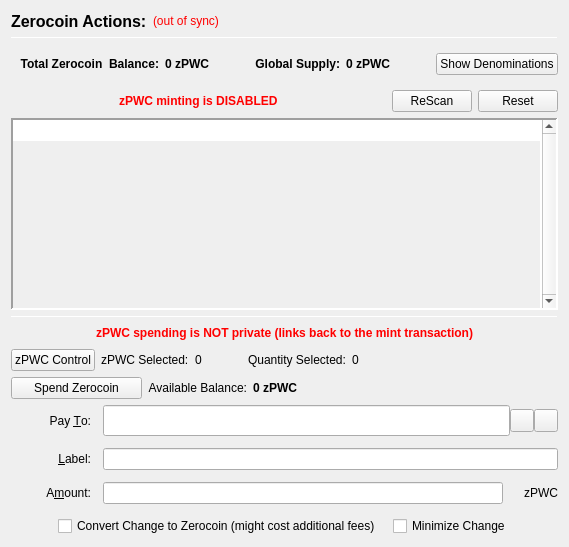
                  <widget class="QFrame" name="verticalFrameLeft">
                   <layout class="QVBoxLayout" name="verticalLayout_2">
                    <item>
                     <layout class="QVBoxLayout" name="verticalLayout_3">
                      <item>
                       <layout class="QHBoxLayout" name="horizontalLayout_3">
                        <item>
                         <widget class="QLabel" name="labelzPWCActions">
                          <property name="font">
                           <font>
                            <pointsize>12</pointsize>
                            <weight>75</weight>
                            <bold>true</bold>
                           </font>
                          </property>
                          <property name="text">
                           <string>Zerocoin Actions:</string>
                          </property>
                          <property name="alignment">
                           <set>Qt::AlignLeading|Qt::AlignLeft|Qt::AlignVCenter</set>
                          </property>
                         </widget>
                        </item>
                        <item>
                         <widget class="QLabel" name="labelzPWCSyncStatus">
                          <property name="toolTip">
                           <string>The displayed information may be out of date. Your wallet automatically synchronizes with the PWC network after a connection is established, but this process has not completed yet.</string>
                          </property>
                          <property name="styleSheet">
                           <string notr="true">QLabel { color: red; }</string>
                          </property>
                          <property name="text">
                           <string notr="true">(out of sync)</string>
                          </property>
                          <property name="alignment">
                           <set>Qt::AlignLeading|Qt::AlignLeft|Qt::AlignVCenter</set>
                          </property>
                         </widget>
                        </item>
                        <item>
                         <spacer name="horizontalSpacer">
                          <property name="orientation">
                           <enum>Qt::Horizontal</enum>
                          </property>
                          <property name="sizeHint" stdset="0">
                           <size>
                            <width>40</width>
                            <height>20</height>
                           </size>
                          </property>
                         </spacer>
                        </item>
                       </layout>
                      </item>
                      <item>
                       <widget class="Line" name="lineUpperLeft">
                        <property name="minimumSize">
                         <size>
                          <width>0</width>
                          <height>1</height>
                         </size>
                        </property>
                        <property name="maximumSize">
                         <size>
                          <width>16777215</width>
                          <height>1</height>
                         </size>
                        </property>
                        <property name="frameShadow">
                         <enum>QFrame::Sunken</enum>
                        </property>
                        <property name="orientation">
                         <enum>Qt::Horizontal</enum>
                        </property>
                       </widget>
                      </item>
                      <item>
                       <widget class="QFrame" name="balanceSupplyFrame">
                        <layout class="QHBoxLayout" name="horizontalLayout_2" stretch="0,0,0,1,0">
                         <property name="rightMargin">
                          <number>0</number>
                         </property>
                         <item>
                          <layout class="QHBoxLayout" name="horizontalLayout_34">
                           <item>
                            <widget class="QLabel" name="labelzAvailableText_3">
                             <property name="font">
                              <font>
                               <weight>75</weight>
                               <bold>true</bold>
                              </font>
                             </property>
                             <property name="toolTip">
                              <string>Total Balance including unconfirmed and immature zPWC</string>
                             </property>
                             <property name="text">
                              <string>Total Zerocoin  Balance:</string>
                             </property>
                             <property name="alignment">
                              <set>Qt::AlignRight|Qt::AlignTrailing|Qt::AlignVCenter</set>
                             </property>
                            </widget>
                           </item>
                           <item>
                            <widget class="QLabel" name="labelzAvailableAmount_4">
                             <property name="minimumSize">
                              <size>
                               <width>40</width>
                               <height>0</height>
                              </size>
                             </property>
                             <property name="font">
                              <font>
                               <weight>75</weight>
                               <bold>true</bold>
                              </font>
                             </property>
                             <property name="toolTip">
                              <string>Total Balance including unconfirmed and immature zPWC</string>
                             </property>
                             <property name="text">
                              <string>0 zPWC</string>
                             </property>
                             <property name="alignment">
                              <set>Qt::AlignLeading|Qt::AlignLeft|Qt::AlignVCenter</set>
                             </property>
                            </widget>
                           </item>
                          </layout>
                         </item>
                         <item>
                          <spacer name="horizontalSpacer_32">
                           <property name="orientation">
                            <enum>Qt::Horizontal</enum>
                           </property>
                           <property name="sizeHint" stdset="0">
                            <size>
                             <width>40</width>
                             <height>20</height>
                            </size>
                           </property>
                          </spacer>
                         </item>
                         <item>
                          <layout class="QHBoxLayout" name="horizontalLayout_35">
                           <item>
                            <widget class="QLabel" name="labelZsupplyText_2">
                             <property name="font">
                              <font>
                               <weight>75</weight>
                               <bold>true</bold>
                              </font>
                             </property>
                             <property name="text">
                              <string>Global Supply:</string>
                             </property>
                             <property name="alignment">
                              <set>Qt::AlignRight|Qt::AlignTrailing|Qt::AlignVCenter</set>
                             </property>
                            </widget>
                           </item>
                           <item>
                            <widget class="QLabel" name="labelZsupplyAmount_2">
                             <property name="font">
                              <font>
                               <weight>75</weight>
                               <bold>true</bold>
                              </font>
                             </property>
                             <property name="text">
                              <string>0 zPWC</string>
                             </property>
                            </widget>
                           </item>
                          </layout>
                         </item>
                         <item>
                          <spacer name="horizontalSpacer_31">
                           <property name="orientation">
                            <enum>Qt::Horizontal</enum>
                           </property>
                           <property name="sizeHint" stdset="0">
                            <size>
                             <width>40</width>
                             <height>20</height>
                            </size>
                           </property>
                          </spacer>
                         </item>
                         <item>
                          <widget class="QPushButton" name="pushButtonShowDenoms">
                           <property name="toolTip">
                            <string>Show zPWC denominations list</string>
                           </property>
                           <property name="text">
                            <string>Show Denominations</string>
                           </property>
                          </widget>
                         </item>
                        </layout>
                       </widget>
                      </item>
                      <item>
                       <layout class="QHBoxLayout" name="horizontalLayout_4">
                        <item>
                         <spacer name="horizontalSpacer_2">
                          <property name="orientation">
                           <enum>Qt::Horizontal</enum>
                          </property>
                          <property name="sizeHint" stdset="0">
                           <size>
                            <width>40</width>
                            <height>20</height>
                           </size>
                          </property>
                         </spacer>
                        </item>
                        <item>
                         <widget class="QLabel" name="label">
                          <property name="styleSheet">
                           <string notr="true">color: red;
font-weight: bold;</string>
                          </property>
                          <property name="text">
                           <string>zPWC minting is DISABLED</string>
                          </property>
                         </widget>
                        </item>
                        <item>
                         <spacer name="horizontalSpacer_3">
                          <property name="orientation">
                           <enum>Qt::Horizontal</enum>
                          </property>
                          <property name="sizeHint" stdset="0">
                           <size>
                            <width>40</width>
                            <height>20</height>
                           </size>
                          </property>
                         </spacer>
                        </item>
                        <item>
                         <widget class="QPushButton" name="pushButtonMintReset">
                          <property name="maximumSize">
                           <size>
                            <width>80</width>
                            <height>16777215</height>
                           </size>
                          </property>
                          <property name="toolTip">
                           <string>Rescan the complete blockchain for  Zerocoin mints and their meta-data.</string>
                          </property>
                          <property name="text">
                           <string>ReScan</string>
                          </property>
                         </widget>
                        </item>
                        <item>
                         <widget class="QPushButton" name="pushButtonSpentReset">
                          <property name="maximumSize">
                           <size>
                            <width>80</width>
                            <height>16777215</height>
                           </size>
                          </property>
                          <property name="toolTip">
                           <string>Reset Zerocoin Wallet DB. Deletes transactions that did not make it into the blockchain.</string>
                          </property>
                          <property name="text">
                           <string>Reset</string>
                          </property>
                         </widget>
                        </item>
                       </layout>
                      </item>
                      <item>
                       <widget class="QPlainTextEdit" name="TEMintStatus">
                        <property name="font">
                         <font>
                          <pointsize>8</pointsize>
                         </font>
                        </property>
                        <property name="toolTip">
                         <string>Status and/or Mesages from the last Mint Action.</string>
                        </property>
                        <property name="frameShape">
                         <enum>QFrame::Panel</enum>
                        </property>
                        <property name="frameShadow">
                         <enum>QFrame::Sunken</enum>
                        </property>
                        <property name="lineWidth">
                         <number>2</number>
                        </property>
                        <property name="midLineWidth">
                         <number>2</number>
                        </property>
                        <property name="verticalScrollBarPolicy">
                         <enum>Qt::ScrollBarAlwaysOn</enum>
                        </property>
                        <property name="horizontalScrollBarPolicy">
                         <enum>Qt::ScrollBarAlwaysOff</enum>
                        </property>
                        <property name="readOnly">
                         <bool>true</bool>
                        </property>
                        <property name="plainText">
                         <string notr="true"/>
                        </property>
                        <property name="backgroundVisible">
                         <bool>true</bool>
                        </property>
                       </widget>
                      </item>
                      <item>
                       <widget class="Line" name="line">
                        <property name="minimumSize">
                         <size>
                          <width>0</width>
                          <height>1</height>
                         </size>
                        </property>
                        <property name="maximumSize">
                         <size>
                          <width>16777215</width>
                          <height>1</height>
                         </size>
                        </property>
                        <property name="orientation">
                         <enum>Qt::Horizontal</enum>
                        </property>
                       </widget>
                      </item>
                      <item>
                       <layout class="QHBoxLayout" name="horizontalLayout_7">
                        <item>
                         <spacer name="horizontalSpacer_18">
                          <property name="orientation">
                           <enum>Qt::Horizontal</enum>
                          </property>
                          <property name="sizeHint" stdset="0">
                           <size>
                            <width>40</width>
                            <height>20</height>
                           </size>
                          </property>
                         </spacer>
                        </item>
                        <item>
                         <widget class="QLabel" name="label_2">
                          <property name="styleSheet">
                           <string notr="true">color: red;
font-weight: bold;</string>
                          </property>
                          <property name="text">
                           <string>zPWC spending is NOT private (links back to the mint transaction)</string>
                          </property>
                         </widget>
                        </item>
                        <item>
                         <spacer name="horizontalSpacer_30">
                          <property name="orientation">
                           <enum>Qt::Horizontal</enum>
                          </property>
                          <property name="sizeHint" stdset="0">
                           <size>
                            <width>40</width>
                            <height>20</height>
                           </size>
                          </property>
                         </spacer>
                        </item>
                       </layout>
                      </item>
                      <item>
                       <layout class="QHBoxLayout" name="horizontalLayout_24">
                        <property name="leftMargin">
                         <number>0</number>
                        </property>
                        <property name="bottomMargin">
                         <number>0</number>
                        </property>
                        <item>
                         <widget class="QPushButton" name="pushButtonZPivControl">
                          <property name="text">
                           <string>zPWC Control</string>
                          </property>
                         </widget>
                        </item>
                        <item>
                         <widget class="QLabel" name="labelzPivSelected">
                          <property name="text">
                           <string>zPWC Selected:</string>
                          </property>
                         </widget>
                        </item>
                        <item>
                         <widget class="QLabel" name="labelzPivSelected_int">
                          <property name="text">
                           <string>0</string>
                          </property>
                         </widget>
                        </item>
                        <item>
                         <spacer name="horizontalSpacer_17">
                          <property name="orientation">
                           <enum>Qt::Horizontal</enum>
                          </property>
                          <property name="sizeType">
                           <enum>QSizePolicy::Fixed</enum>
                          </property>
                          <property name="sizeHint" stdset="0">
                           <size>
                            <width>40</width>
                            <height>20</height>
                           </size>
                          </property>
                         </spacer>
                        </item>
                        <item>
                         <widget class="QLabel" name="labelQuantitySelected">
                          <property name="text">
                           <string>Quantity Selected:</string>
                          </property>
                         </widget>
                        </item>
                        <item>
                         <widget class="QLabel" name="labelQuantitySelected_int">
                          <property name="text">
                           <string>0</string>
                          </property>
                         </widget>
                        </item>
                        <item>
                         <spacer name="horizontalSpacer_19">
                          <property name="orientation">
                           <enum>Qt::Horizontal</enum>
                          </property>
                          <property name="sizeHint" stdset="0">
                           <size>
                            <width>40</width>
                            <height>20</height>
                           </size>
                          </property>
                         </spacer>
                        </item>
                       </layout>
                      </item>
                      <item>
                       <layout class="QHBoxLayout" name="horizontalLayout_6">
                        <item>
                         <widget class="QPushButton" name="pushButtonSpendzPWC">
                          <property name="minimumSize">
                           <size>
                            <width>131</width>
                            <height>0</height>
                           </size>
                          </property>
                          <property name="toolTip">
                           <string>Spend Zerocoin. Without 'Pay To:' address creates payments to yourself.</string>
                          </property>
                          <property name="text">
                           <string>Spend Zerocoin</string>
                          </property>
                         </widget>
                        </item>
                        <item>
                         <widget class="QLabel" name="labelzPWCBalanceText">
                          <property name="toolTip">
                           <string>Available (mature and spendable) zPWC for spending</string>
                          </property>
                          <property name="text">
                           <string>Available Balance:</string>
                          </property>
                          <property name="alignment">
                           <set>Qt::AlignRight|Qt::AlignTrailing|Qt::AlignVCenter</set>
                          </property>
                         </widget>
                        </item>
                        <item>
                         <widget class="QLabel" name="labelzAvailableAmount_2">
                          <property name="font">
                           <font>
                            <weight>75</weight>
                            <bold>true</bold>
                           </font>
                          </property>
                          <property name="toolTip">
                           <string>Available (mature and spendable) zPWC for spending

zPWC are mature when they have more than 20 confirmations AND more than 2 mints of the same denomination after them were minted</string>
                          </property>
                          <property name="text">
                           <string>0 zPWC</string>
                          </property>
                          <property name="alignment">
                           <set>Qt::AlignLeading|Qt::AlignLeft|Qt::AlignVCenter</set>
                          </property>
                         </widget>
                        </item>
                        <item>
                         <spacer name="horizontalSpacer_4">
                          <property name="orientation">
                           <enum>Qt::Horizontal</enum>
                          </property>
                          <property name="sizeHint" stdset="0">
                           <size>
                            <width>40</width>
                            <height>20</height>
                           </size>
                          </property>
                         </spacer>
                        </item>
                       </layout>
                      </item>
                      <item>
                       <layout class="QGridLayout" name="gridLayout_7">
                        <property name="spacing">
                         <number>12</number>
                        </property>
                        <item row="0" column="0">
                         <widget class="QLabel" name="payToLabel">
                          <property name="minimumSize">
                           <size>
                            <width>80</width>
                            <height>0</height>
                           </size>
                          </property>
                          <property name="text">
                           <string>Pay &amp;To:</string>
                          </property>
                          <property name="alignment">
                           <set>Qt::AlignRight|Qt::AlignTrailing|Qt::AlignVCenter</set>
                          </property>
                          <property name="buddy">
                           <cstring>payTo</cstring>
                          </property>
                         </widget>
                        </item>
                        <item row="0" column="1">
                         <layout class="QHBoxLayout" name="payToLayout">
                          <property name="spacing">
                           <number>0</number>
                          </property>
                          <item>
                           <widget class="QValidatedLineEdit" name="payTo">
                            <property name="enabled">
                             <bool>true</bool>
                            </property>
                            <property name="minimumSize">
                             <size>
                              <width>0</width>
                              <height>31</height>
                             </size>
                            </property>
                            <property name="toolTip">
                             <string>The PWC address to send the payment to. Creates local payment to yourself when empty.</string>
                            </property>
                           </widget>
                          </item>
                          <item>
                           <widget class="QToolButton" name="addressBookButton">
                            <property name="toolTip">
                             <string>Choose previously used address</string>
                            </property>
                            <property name="text">
                             <string/>
                            </property>
                            <property name="icon">
                             <iconset resource="../pawcoin.qrc">
                              <normaloff>:/icons/address-book</normaloff>:/icons/address-book</iconset>
                            </property>
                            <property name="shortcut">
                             <string>Alt+A</string>
                            </property>
                           </widget>
                          </item>
                          <item>
                           <widget class="QToolButton" name="pasteButton">
                            <property name="toolTip">
                             <string>Paste address from clipboard</string>
                            </property>
                            <property name="text">
                             <string/>
                            </property>
                            <property name="icon">
                             <iconset resource="../pawcoin.qrc">
                              <normaloff>:/icons/editpaste</normaloff>:/icons/editpaste</iconset>
                            </property>
                            <property name="shortcut">
                             <string>Alt+P</string>
                            </property>
                           </widget>
                          </item>
                         </layout>
                        </item>
                        <item row="1" column="0">
                         <widget class="QLabel" name="labelLabel">
                          <property name="minimumSize">
                           <size>
                            <width>80</width>
                            <height>0</height>
                           </size>
                          </property>
                          <property name="text">
                           <string>&amp;Label:</string>
                          </property>
                          <property name="alignment">
                           <set>Qt::AlignRight|Qt::AlignTrailing|Qt::AlignVCenter</set>
                          </property>
                          <property name="buddy">
                           <cstring>addAsLabel</cstring>
                          </property>
                         </widget>
                        </item>
                        <item row="1" column="1">
                         <widget class="QLineEdit" name="addAsLabel">
                          <property name="toolTip">
                           <string>Enter a label for this address to add it to the list of used addresses</string>
                          </property>
                         </widget>
                        </item>
                        <item row="2" column="0">
                         <widget class="QLabel" name="amountLabel">
                          <property name="minimumSize">
                           <size>
                            <width>80</width>
                            <height>0</height>
                           </size>
                          </property>
                          <property name="text">
                           <string>A&amp;mount:</string>
                          </property>
                          <property name="alignment">
                           <set>Qt::AlignRight|Qt::AlignTrailing|Qt::AlignVCenter</set>
                          </property>
                          <property name="buddy">
                           <cstring>zPWCpayAmount</cstring>
                          </property>
                         </widget>
                        </item>
                        <item row="2" column="1">
                         <layout class="QHBoxLayout" name="horizontalLayout_9">
                          <property name="spacing">
                           <number>0</number>
                          </property>
                          <item>
                           <widget class="QLineEdit" name="zPWCpayAmount"/>
                          </item>
                          <item>
                           <widget class="QLabel" name="labelzPWC">
                            <property name="minimumSize">
                             <size>
                              <width>55</width>
                              <height>0</height>
                             </size>
                            </property>
                            <property name="text">
                             <string>zPWC</string>
                            </property>
                            <property name="alignment">
                             <set>Qt::AlignRight|Qt::AlignTrailing|Qt::AlignVCenter</set>
                            </property>
                           </widget>
                          </item>
                         </layout>
                        </item>
                        <item row="3" column="0" colspan="2">
                         <layout class="QHBoxLayout" name="horizontalLayout_10">
                          <item>
                           <spacer name="horizontalSpacer_5">
                            <property name="orientation">
                             <enum>Qt::Horizontal</enum>
                            </property>
                            <property name="sizeHint" stdset="0">
                             <size>
                              <width>40</width>
                              <height>20</height>
                             </size>
                            </property>
                           </spacer>
                          </item>
                          <item>
                           <widget class="QCheckBox" name="checkBoxMintChange">
                            <property name="sizePolicy">
                             <sizepolicy hsizetype="MinimumExpanding" vsizetype="Fixed">
                              <horstretch>0</horstretch>
                              <verstretch>0</verstretch>
                             </sizepolicy>
                            </property>
                            <property name="layoutDirection">
                             <enum>Qt::LeftToRight</enum>
                            </property>
                            <property name="text">
                             <string>Convert Change to Zerocoin (might cost additional fees)</string>
                            </property>
                           </widget>
                          </item>
                          <item>
                           <widget class="QCheckBox" name="checkBoxMinimizeChange">
                            <property name="toolTip">
                             <string>If checked, the wallet tries to minimize the returning change instead of minimizing the number of spent denominations.</string>
                            </property>
                            <property name="text">
                             <string>Minimize Change</string>
                            </property>
                           </widget>
                          </item>
                          <item>
                           <spacer name="horizontalSpacer_6">
                            <property name="orientation">
                             <enum>Qt::Horizontal</enum>
                            </property>
                            <property name="sizeHint" stdset="0">
                             <size>
                              <width>40</width>
                              <height>20</height>
                             </size>
                            </property>
                           </spacer>
                          </item>
                         </layout>
                        </item>
                       </layout>
                      </item>
                     </layout>
                    </item>
                   </layout>
                  </widget>
